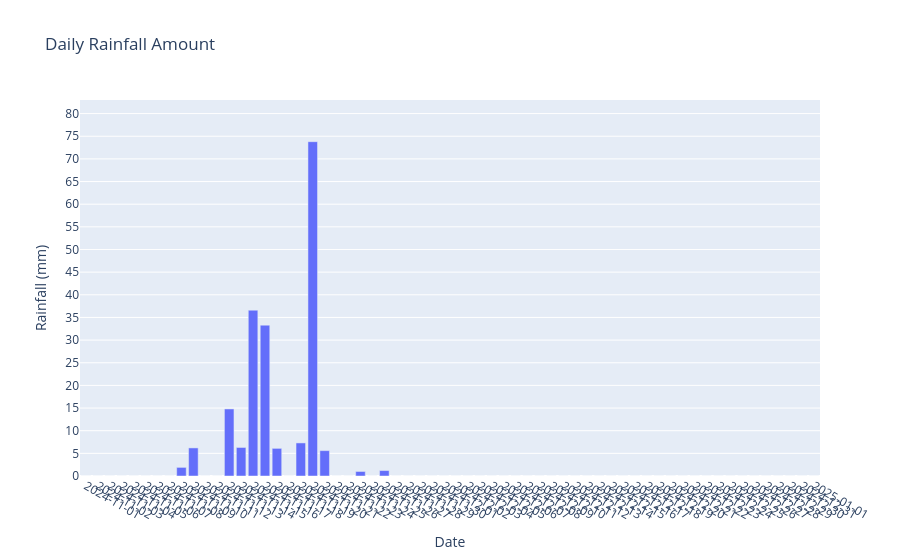

The cell this chart's notebook holds for it:
### Code cell
rainfall_amounts = []
rainfall_dates = []

for date in date_range:
    # copy pasting again lol
    date_str = date.strftime('%Y-%m-%d')
    row = df[df['Date'] == date_str]
    if not row.empty:
        rainfall = row['Rainfall'].values[0]
        rainfall_amounts.append(rainfall)
        rainfall_dates.append(date)
    else:
        rainfall_amounts.append(None)
        rainfall_dates.append(date)

fig_rainfall = go.Figure()

fig_rainfall.add_trace(go.Bar(
    x=rainfall_dates,
    y=rainfall_amounts,
    # mode='lines+markers',
    name='Rainfall (mm)'
))

fig_rainfall.update_layout(
    title='Daily Rainfall Amount',
    xaxis=dict(
        title='Date',
        tickformat='%Y-%m-%d',
        tickmode='array',
        tickvals=rainfall_dates,
        ticktext=[d.strftime('%Y-%m-%d') for d in rainfall_dates],
        tickangle=30,
    ),
    yaxis=dict(
        title='Rainfall (mm)',
        tickvals=list(range(0, int(max(rainfall_amounts))+10, 5)),
        range=[0, int(max(rainfall_amounts))+10]
    ),
)

fig_rainfall.show()
